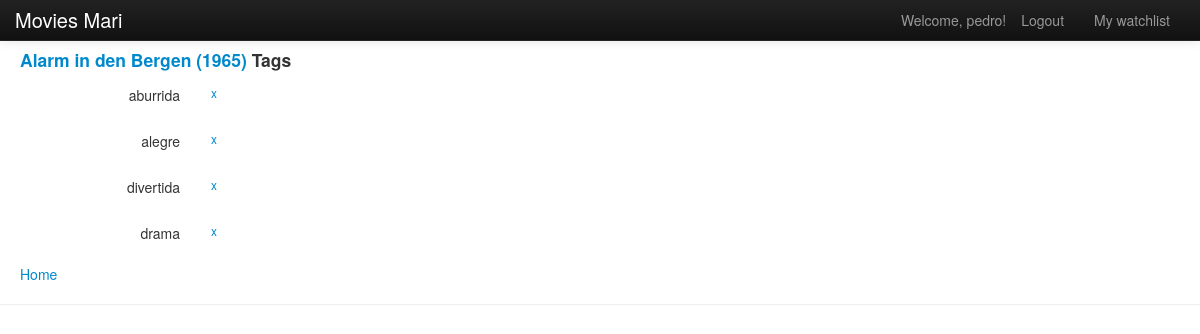
The page /movie/1/tags/ (signed in) on the database its author committed.
### movies/models.py (models this page shows, shortened)
class Movie(models.Model):
    title = models.CharField(max_length=100, unique=True)
    year = models.CharField(max_length=50)
    imdb_rank = models.FloatField(default=0)
    imdb_votes = models.IntegerField(default=0)
    rating = models.FloatField(default=0)
    total_votes = models.IntegerField(default=0)
    tags = models.ManyToManyField(Tag)

class Tag(models.Model):
    name = models.CharField(max_length=100, unique=True)

class MyUser(AbstractUser):
    watchlist = models.ManyToManyField(Movie)

### movies/views.py (the view)
# urls.py: url(r'^movie/(?P<movie_id>\d+)/tags/$', views.tags_movie_show, name='tags_movie_show'),
def tags_movie_show(request, movie_id):
    context_dict = {'movie_id': movie_id}
    current_movie = get_object_or_404(Movie, pk=movie_id)
    context_dict['movie'] = current_movie
    context_dict['movies'] = Movie.objects.all()
    current_movie_tags = current_movie.tags.all().order_by('name')
    context_dict['tags'] = current_movie_tags
    return render(request, 'movies/movieTags.html', context_dict)

### templates/movies/movieTags.html (shortened to what this page needs)
{% extends 'movies/base.html' %}
{% load static %}
{% block body_block %}
        <link href="{% static 'css/bootstrap.css' %}" rel="stylesheet">
        <link href="{% static 'css/bootstrap-responsive.css' %}" rel="stylesheet">
        <div style="margin-top:50px;margin-left:20px">
            <h4><a href="{% url "movies:movie_show" movie.id %}">{{ movie.title }}  ({{ movie.year }})</a> Tags</h4>
            {% for tag in tags %}
                <form class="form-horizontal" method="post" action="{% url "movies:remove_tag_from_movie" movie.id tag.id %}">
                    <label class="control-label" for="input">{{ tag.name }}</label>
                    <div class="controls">
                        <input class="btn btn-small btn-link" type="submit" value="x"/>
                    </div>
                </form>
            {% endfor %}
            <a href="{% url "movies:index" %}">Home</a>
        </div>
{% endblock %}

### templates/movies/base.html (shortened to what this page needs)
<!DOCTYPE html>
{% load static %}
<html>
    <head>
        <link href="{% static "css/bootstrap.css" %}" rel="stylesheet" media="screen">
        <link href="{% static "css/app.css" %}" rel="stylesheet" media="screen">
    </head>
    <body>
        <div>
            {% block body_block %}PELICULAS{% endblock %}
        </div>
        <hr />
        <div class="navbar navbar-inverse navbar-fixed-top">
           <div class="navbar-inner">
               <div class="container">
                   <a class="brand" href="{% url "movies:index" %}">Movies Mari</a>
                    <div class="nav-collapse collapse">
                           <ul class="nav pull-right">
                               {% if user.is_authenticated %}
                                <li class="navbar-text">Welcome, {{ user.username }}!</li>
                                <li><a href="{% url "movies:logout" %}">Logout</a></li>
                                <li><a href="{% url "movies:user_watchlist" %}"> My watchlist</a></li>
                               {% else %}
                                <li><a href="{% url "movies:register" %}">Register</a></li>
                                <li><a href="{% url "movies:login" %}">Login</a></li>
                               {% endif %}
                           </ul>
                    </div>
               </div>
           </div>
        </div>
    </body>
</html>

### rows shown on the page
Movie: title "Alarm in den Bergen", year "1965"
Tag: name "aburrida"
Tag: name "alegre"
Tag: name "divertida"
Tag: name "drama"
MyUser: username "pedro"
